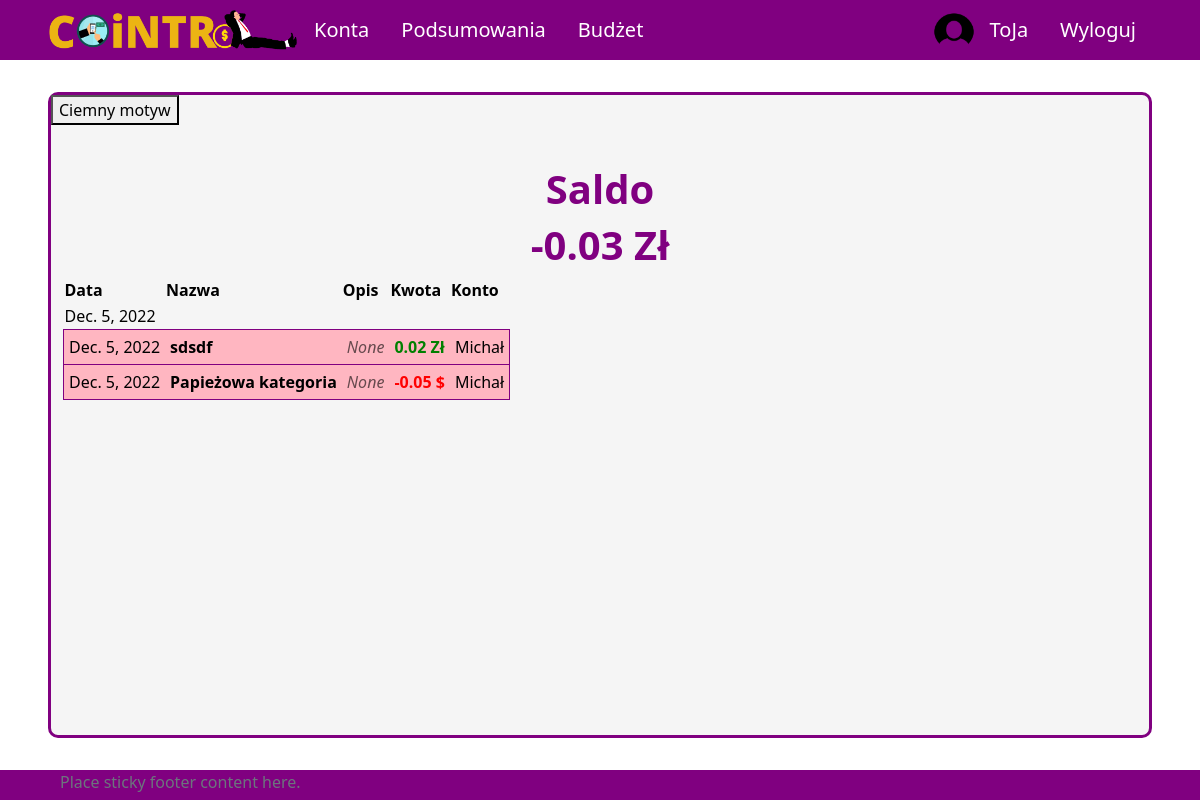
Screenshot of / (signed in) with the database file from the repository.
### UsersApp/models.py (models this page shows, shortened)
class Profile(models.Model):
    user = models.OneToOneField(User, on_delete=models.CASCADE, null=True, blank=True)
    name = models.CharField(max_length=200, blank=True, null=True)
    email = models.EmailField(max_length=400, null=True, blank=True)
    username = models.CharField(max_length=200, blank=True, null=True)
    currency = models.ForeignKey('Currency', on_delete=models.SET_NULL, null=True)
    image = models.ImageField(null=True, blank=True)
    created = models.DateTimeField(auto_now_add=True)
    id = models.UUIDField(default=uuid.uuid4, unique=True,
                            primary_key=True, editable=False)

class Currency(models.Model):
    name = models.CharField(max_length=100)
    access_name = models.CharField(max_length=20) #access_name nazwa aby zdobyć kurs walut
    sign = models.CharField(max_length=5) #znak waluty
    id = models.UUIDField(default=uuid.uuid4, unique=True,
                            primary_key=True, editable=False)

### aplication/models.py (models this page shows, shortened)
class Transaction(models.Model):
    id_account = models.ForeignKey(Account, on_delete=models.CASCADE)
    id_user = models.ForeignKey(Profile, on_delete=models.SET_NULL, null=True) #konto z którego dokonano transakcji zostało usunięte ale transakcja ma pozostać
    id_category = models.ForeignKey(Category, on_delete=models.CASCADE, null=True, blank=True)
    id_subcategory = models.ForeignKey(Subcategory, on_delete=models.SET_NULL, null=True, blank=True)
    name = models.CharField(max_length=50)
    currency = models.ForeignKey(Currency, on_delete=models.SET_NULL, null=True)
    is_periodic = models.BooleanField(default=False)
    amount = models.DecimalField(max_digits=10, decimal_places=2)
    converted_amount = models.DecimalField(max_digits=10, decimal_places=2)
    transaction_date = models.DateField()
    description = models.CharField(max_length=255, blank=True, null=True)
    id = models.UUIDField(default=uuid.uuid4, unique=True, primary_key=True, editable=False)

class Account(models.Model):
    owner = models.ForeignKey(Profile, null=True, blank=True, on_delete=models.CASCADE)
    name = models.CharField(max_length=30)
    currency = models.ForeignKey(Currency, on_delete=models.SET_NULL, null=True)
    is_shared = models.BooleanField(default=False)
    description = models.CharField(max_length=100, null=True, blank=True)
    id = models.UUIDField(default=uuid.uuid4, unique=True, primary_key=True, editable=False)
    def calculate_balance(self):
        balance = 0
        transactions = Transaction.objects.filter(id_account=self)
        for transaction in transactions:
            balance += transaction.converted_amount
        return balance

### aplication/views.py (the view)
# urls.py: 2. Add a URL to urlpatterns:  path('', views.home, name='home')
def home(request):
    if request.user.is_authenticated:
        balance = 0
        user_accounts = User_Account.objects.filter(id_user = request.user.profile.id)
        accounts = []
        for ua in user_accounts:
            if ua.id_account.owner == request.user.profile and ua.id_account.is_shared == False:
                accounts.append(ua.id_account)
        all_transactions = Transaction.objects.filter(id_user=request.user.profile).order_by('-transaction_date')
        dates = []
        transactions = []
        for t in all_transactions:
            if t.id_account.is_shared == False:
                transactions.append(t)
                if t.transaction_date not in dates:
                    dates.append(t.transaction_date)
        for acc in accounts:
            balance += acc.calculate_balance()
        context = {
            'profile': request.user.profile,
            'dates': dates,
            "transactions": transactions,
            'profile_balance': balance
        }
        return render(request, 'application/home/home-login.html', context)
    else:
        return render(request, 'application/home/home-logout.html')

### templates/application/home/home-login.html (shortened to what this page needs)
{% extends 'application/base.html' %}
{% block content %}
    <div class="title">
        <h1>Saldo</h1>
        <h1>{{ profile_balance }} {{ profile.currency.sign }}</h1>
    </div>
    <div class="content">
        <table>
            <tr>
                <th>Data</th>
                <th>Nazwa</th>
                <th>Opis</th>
                <th>Kwota</th>
                <th>Konto</th>
            </tr>
            {% for date in dates %}
                <tr class="date">
                    <td colspan="4">{{ date }}</td>
                </tr>
                {% for tr in transactions %}
                    {% if tr.transaction_date == date %}
                        <tr class="transaction">
                            <td id="transaction-date">{{ tr.transaction_date }}</td>
                            <td id="transaction-name">{{ tr.name }}</td>
                            <td id="transaction-description">{{ tr.description }}</td>
                            {% if tr.converted_amount > 0 %}
                                <td id="transaction-amount" class="income">{{ tr.converted_amount }} {{ tr.currency.sign }}</td>
                            {% else %}
                                <td id="transaction-amount" class="expense">{{ tr.converted_amount }} {{ tr.currency.sign }}</td>
                            {% endif %}
                            <td id="transaction-account">{{ tr.id_account.name }}</td>
                        </tr>
                    {% endif %}
                {% endfor %}
            {% endfor %}
        </table>
    </div>
{% endblock  %}

### templates/application/base.html (shortened to what this page needs)
{%load static%}
<!DOCTYPE html>
<html lang="pl">
<head>
    <link href="https://cdn.jsdelivr.net/npm/bootstrap@5.2.2/dist/css/bootstrap.min.css" rel="stylesheet">
    <link rel="stylesheet" type="text/css" href="{% static 'css/style.css' %}">
</head>
<body onload="checkColorMode()">
    <nav class="nav">
        {% if user.is_authenticated %}
        <ul class="nav justify-content-start">
            <li class="nav-item"><a id="logo-link" class="nav-link" href="{% url 'home' %}">
                <img onmouseover="logoHover()" onmouseout="logoOut()" id="app-logo" src="{% static 'images/logo.png' %}">
            </a>
            <li class="nav-item"><a class="nav-link" href="{% url 'all-accounts' %}">Konta</a></li>
            <li class="nav-item"><a class="nav-link" href="#">Podsumowania</a></li>
            <li class="nav-item"><a class="nav-link" href="#">Budżet</a></li>
        </ul>
        <ul class="nav justify-content-end">
            <img src="{% static 'images/circle_user_image.png' %}", style="border-radius: 50%; width: 40px;">
            <li class="nav-item"><a class="nav-link" href="{% url 'profile' %}">{{ user.username }}</a></li>
            <li class="nav-item"><a class="nav-link" href="{% url 'logout' %}">Wyloguj</a></li>
        </ul>
        {% endif %}
    </nav>
    <div id = "site-content">
        <button onclick="darkMode()" id="dark-mode-button">Ciemny motyw</button>
        {% block content %}
        {% endblock %}
    </div>
    <footer class="footer">
        <div class="container">
            <span class="text-muted">Place sticky footer content here.</span>
        </div>
    </footer>
</body>
</html>

### aplication/static/css/style.css (style rules this page uses)
body { background-color: white; color: black; }
a.nav-link { color: white; font-size: 20px; }
ul.nav { align-items: center; }
nav.nav { height: 60px; background-color: purple; justify-content: space-between; padding-left: 4vw; padding-right: 4vw; }
#logo-link { padding: 0; }
#app-logo { width: 250px; }
#site-content { min-height: calc(100vh - 60px - 8vh - 30px); margin-top: 4vh; margin-bottom: 4vh; margin-left: 4vw; margin-right: 4vw; border: 3px solid purple; border-radius: 10px; background-color: whitesmoke; }
div.title { padding-top: 5vh; display: flex; align-items: center; flex-direction: column; }
div.title h1 { color: purple; font-size: 40px; font-weight: bold; }
div.content { padding-left: 1vw; padding-right: 1vw; }
tr.transaction { border: 1px solid purple; background-color: lightpink }
tr.transaction > td { padding: 5px; }
#transaction-name { font-weight: bold; }
#transaction-description { font-style: italic; color: rgba(0, 0, 0, 0.6); }
#transaction-amount { font-weight: bold; }
#transaction-amount.income { color: green; }
#transaction-amount.expense { color: red; }
footer { height: 30px; background-color: purple; justify-content: space-between; padding-left: 4vw; padding-right: 4vw; }

### rows the page displays
Profile: currency.sign "Zł"
Transaction: dates "Dec. 5, 2022", transaction_date "Dec. 5, 2022", name "sdsdf", description "None", converted_amount "0.02", currency.sign "Zł", id_account.name "Michał"
Transaction: transaction_date "Dec. 5, 2022", name "Papieżowa kategoria", description "None", converted_amount "-0.05", currency.sign "$", id_account.name "Michał"

### other values shown
{{ user.username }} "ToJa"
{{ profile_balance }} "-0.03"
